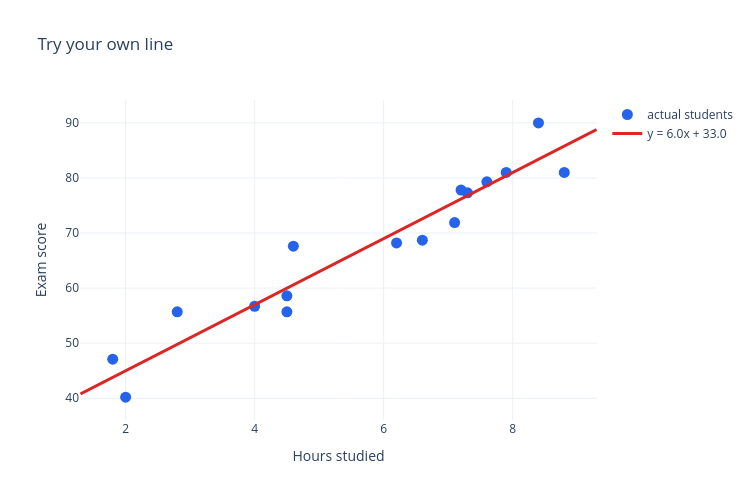

Notebook source saved alongside this figure:
### Code cell
# Change these two numbers and rerun this cell as many times as you like.
slope = 6.0
intercept = 33.0

plot_line_over_data(scores_1d, slope, intercept).show()

### Figure 1 — Plotly figure (JSON) as saved in the notebook; plotly's stock layout.template omitted (floating-point values rounded to 4 significant figures)
{"data": [{"hovertemplate": "Hours: %{x}<br>Score: %{y}<extra></extra>", "marker": {"color": "#2563eb", "size": 11}, "mode": "markers", "name": "actual students", "type": "scatter", "x": [1.8, 2, 2.8, 4, 4.5, 4.5, 4.6, 6.2, 6.6, 7.1, 7.2, 7.3, 7.6, 7.9, 8.4, 8.8], "y": [47.1, 40.2, 55.7, 56.7, 58.6, 55.7, 67.6, 68.2, 68.7, 71.9, 77.8, 77.3, 79.3, 81, 90, 81]}, {"line": {"color": "#dc2626", "width": 3}, "mode": "lines", "name": "y = 6.0x + 33.0", "type": "scatter", "x": [1.3, 1.463, 1.627, 1.79, 1.953, 2.116, 2.28, 2.443, 2.606, 2.769, 2.933, 3.096, 3.259, 3.422, 3.586, 3.749, 3.912, 4.076, 4.239, 4.402, 4.565, 4.729, 4.892, 5.055, 5.218, 5.382, 5.545, 5.708, 5.871, 6.035, 6.198, 6.361, 6.524, 6.688, 6.851, 7.014, 7.178, 7.341, 7.504, 7.667, 7.831, 7.994, 8.157, 8.32, 8.484, 8.647, 8.81, 8.973, 9.137, 9.3], "y": [40.8, 41.78, 42.76, 43.74, 44.72, 45.7, 46.68, 47.66, 48.64, 49.62, 50.6, 51.58, 52.56, 53.53, 54.51, 55.49, 56.47, 57.45, 58.43, 59.41, 60.39, 61.37, 62.35, 63.33, 64.31, 65.29, 66.27, 67.25, 68.23, 69.21, 70.19, 71.17, 72.15, 73.13, 74.11, 75.09, 76.07, 77.04, 78.02, 79.0, 79.98, 80.96, 81.94, 82.92, 83.9, 84.88, 85.86, 86.84, 87.82, 88.8]}], "layout": {"height": 500, "title": {"text": "Try your own line"}, "width": 750, "xaxis": {"title": {"text": "Hours studied"}}, "yaxis": {"title": {"text": "Exam score"}}}}
